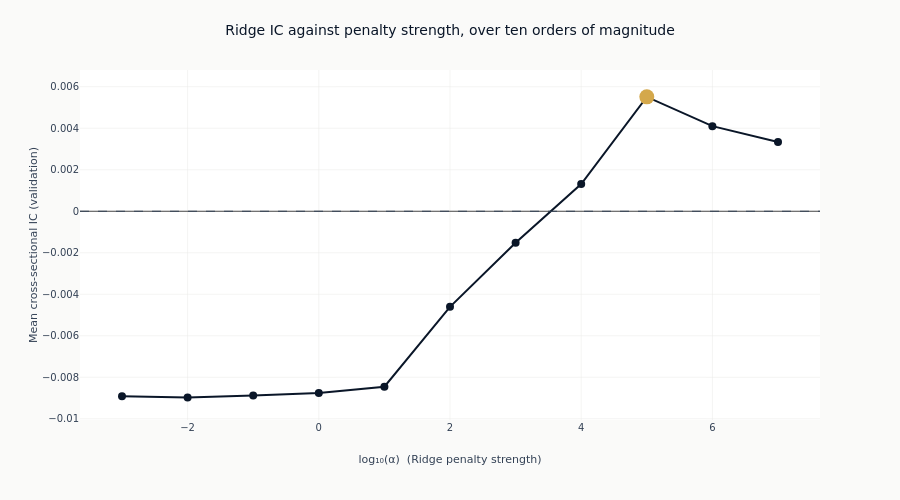

Write notebook code for a chart like this one.
### Markdown cell above
### What shrinkage does on its own

The bar chart mixes three estimators. Tracing IC across the Ridge penalty alone isolates the
effect of shrinkage, with the estimator, the features and the folds all held fixed and only
`alpha` moving. The alpha is read from each configuration's declared parameters rather than
parsed out of its name, so the curve plots what was fitted.

### Code cell
ridge = (
    catalog.filter(pl.col("model_class") == "Ridge")
    .with_columns(
        alpha=pl.col("params").str.extract(r"alpha=([0-9.eE+-]+)").cast(pl.Float64),
    )
    .drop_nulls("alpha")
    .sort("alpha")
)
if ridge.height:
    log_alpha = np.log10(ridge.get_column("alpha").to_numpy())
    ridge_ic = ridge.get_column("ic_mean").to_numpy()
    peak = int(np.argmax(ridge_ic))

    fig_alpha = go.Figure(
        go.Scatter(
            x=log_alpha,
            y=ridge_ic,
            mode="lines+markers",
            line=dict(color=COLORS["blue"], width=2),
            marker=dict(size=8, color=COLORS["blue"]),
        )
    )
    fig_alpha.add_trace(
        go.Scatter(
            x=[log_alpha[peak]],
            y=[ridge_ic[peak]],
            mode="markers",
            marker=dict(size=15, color=COLORS["amber"]),
            showlegend=False,
        )
    )
    fig_alpha.add_hline(y=0, line_width=1, line_dash="dash", line_color=COLORS["neutral"])
    fig_alpha.update_layout(
        title="Ridge IC against penalty strength, over ten orders of magnitude",
        height=500,
        width=900,
        showlegend=False,
        margin=dict(t=70),
    )
    fig_alpha.update_xaxes(title_text="log₁₀(α)  (Ridge penalty strength)", zeroline=False)
    fig_alpha.update_yaxes(title_text="Mean cross-sectional IC (validation)")
    show_plotly_with_alt(
        fig_alpha,
        "Line chart of mean validation information coefficient against the base-ten logarithm of the "
        "Ridge penalty, against a dashed zero line. The curve starts below zero at weak penalties, "
        f"rises through zero as the penalty strengthens to a maximum at 1e{int(round(log_alpha[peak]))} "
        "marked in amber, then eases back.",
    )
else:
    print(
        f"{LABEL} declares no Ridge configurations, so there is no penalty sweep to trace. "
        f"Which estimators this section can show is decided by the menu at "
        f"config/training/{LABEL}.yaml."
    )

### Figure 1 — Plotly figure (JSON) as saved in the notebook; plotly's stock layout.template omitted (floating-point values rounded to 4 significant figures)
{"data": [{"line": {"color": "#0a1628", "width": 2}, "marker": {"color": "#0a1628", "size": 8}, "mode": "lines+markers", "type": "scatter", "x": [-3.0, -2.0, -1.0, 0.0, 1.0, 2.0, 3.0, 4.0, 5.0, 6.0, 7.0], "y": [-0.008912, -0.008975, -0.008881, -0.008757, -0.008456, -0.004606, -0.001514, 0.001314, 0.005512, 0.0041, 0.003338]}, {"marker": {"color": "#D4A84B", "size": 15}, "mode": "markers", "showlegend": false, "type": "scatter", "x": [5.0], "y": [0.005512]}], "layout": {"height": 500, "margin": {"t": 70}, "shapes": [{"line": {"color": "#334155", "dash": "dash", "width": 1}, "type": "line", "x0": 0, "x1": 1, "xref": "x domain", "y0": 0, "y1": 0, "yref": "y"}], "showlegend": false, "title": {"text": "Ridge IC against penalty strength, over ten orders of magnitude"}, "width": 900, "xaxis": {"title": {"text": "log₁₀(α)  (Ridge penalty strength)"}, "zeroline": false}, "yaxis": {"title": {"text": "Mean cross-sectional IC (validation)"}}}}
